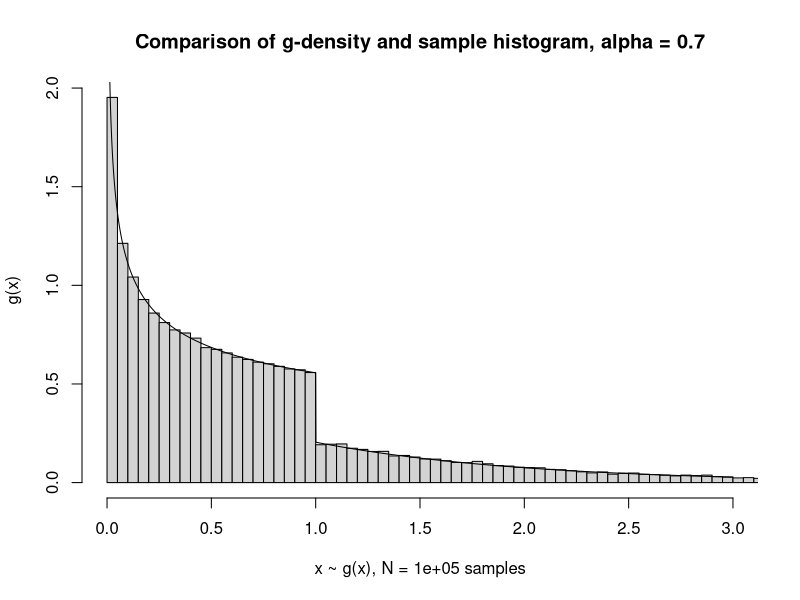

Generate this figure with R:

################ Problem A 1: ################
our.exp.sample = function(n, lambda) {
  # Generates 'n' samples from the Exponential 
  # distribution f(x) = lambda*exp(-lambda*x), x>0.
  xs = -(1.0/lambda)*log(runif(n))
  return(xs)
}

################ Problem A 2: ################
g.A.density = function(x, alpha) {
  c0 = (1.0/alpha + 1.0/exp(1))^(-1)
  if (is.vector(x)){
    ys = numeric(length(x))
    ys[x < 1.0] = c0*(x[x < 1.0])^(alpha - 1)
    ys[1.0 <= x] = c0*exp(-x[1.0 <= x])
    return(ys)
  } else {
    y = NaN
    if (x < 1){
      y = c0*(x)^(alpha - 1)
    } else if (1 <= x) {
      y = c0*exp(-x)
    }
    return(y)  
  }
}

g.A.inv = function(u, alpha) {
  # Assume 0 <= u < 1, 0 < alpha < 1.
  # Adapted to vectors u.
  threshold = 1.0/(1.0 + alpha/exp(1))
  
  if (is.vector(u)) { 
    xs = numeric(length(u))
    xs[u < threshold] = (u[u < threshold]/threshold)^(1.0/alpha)
    xs[threshold <= u] = 1 - log((1 + exp(1)/alpha)*(1 - u[threshold<=u]))
    return(xs)
  }
  else {
    # Scalar version:
    if (u < threshold){
    x = (u/threshold)^(1.0/alpha)
    } 
    else {
      x = 1 - log((1 + exp(1)/alpha)*(1 - u))
    }
    return(x)
  }
}

g.A.sample = function(n, alpha) {
  return(g.A.inv(runif(n), alpha))
}

test.g.A.sample = function(alpha=0.7, breaks=200) {
  N = 100000
  test.g.density = function(x) g.A.density(x, alpha)
  hist(g.A.sample(N, alpha), breaks=breaks, probability=T, xlim=c(0.0, 3.0),
       main=paste("Comparison of g-density and sample histogram, alpha =",
                  alpha), 
       xlab=paste("x ~ g(x),", "N =", N, "samples"), ylab="g(x)")
  curve(test.g.density, from=0.0, to=3.0, n=2000, add=T, 
        ylab="Problem A: g-density")  
}
test.g.A.sample()


################ Problem A 3: ################
# f(x) = c0*exp(alpha*x)/(1 + exp(alpha*x))^2
# c0 = alpha
# F(x) = (1/alpha)*log_e(y/(1 - y))

f.A.density = function(xs, alpha) {
  # Assume 'xs' are of vector type.
  log_ys = log(alpha) + alpha*xs - 2*log(1 + exp(alpha*xs))
  return(exp(log_ys))
}

f.A.sample = function(n, alpha) {
  us = runif(n)
  xs = (1.0/alpha)*(log(us) - log(1 - us))
  return(xs)
}

test.f.A.sample = function(N = 100000,
                           alpha=2.0) {
  test.f.density = function(xs) f.A.density(xs, alpha)
  hist(f.A.sample(N, alpha), probability=T,
       breaks=100,
       xlim=c(-5, 5), ylim=c(0, test.f.density(0.0)))
  curve(test.f.density, add=T)
}
# Samle funksjonene vi vil kjøre til slutt i en "main"-fil?
# test.f.A.sample(alpha=1.5)


################ Problem A 4: ################
# Use Box-Muller method to generate samples
# from the standard normal N(0, 1) distribution.

box.muller.stdnorm.sample = function(n){
  num_samples = ceiling(n/2)
  u1s = runif(num_samples)
  u2s = runif(num_samples)
  magnitudes = sqrt(-2*log(u1s))
  xs = c(magnitudes*cos(2*pi*u2s), magnitudes*sin(2*pi*u2s))
  return(xs[1:n])
}


################ Problem A 5: ################
# Transform a standard-normal vector of samples
# to a multivariate normal N(mu, Sigma).

# Ganske streng: Lett for å lage matriser A * A^T som
# i prinsippet burde være pos.def. men som i praksis
# mister den egenskapen grunnet numeriske feil.
multivar.norm.sample = function(mu, Sigma) {
  # Perform a single sampling from the multivariate
  # normal distribution N(mu, Sigma). 
  # Expect: mu in R^{N}, Sigma in R^{NxN} > 0.
  n = length(mu)
  A = chol(Sigma)
  std_norm_xs = box.muller.stdnorm.sample(n)
  multivar_xs = A %*% std_norm_xs + mu
  return(multivar_xs)
}
